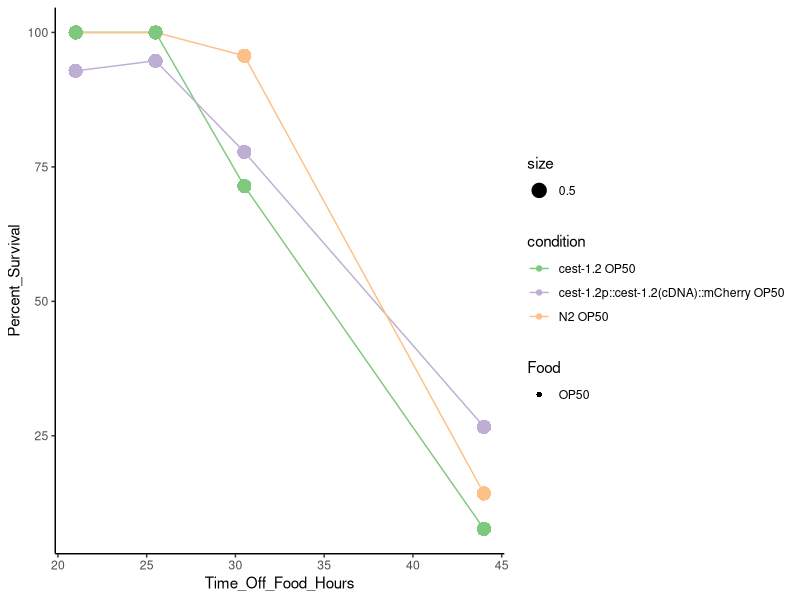
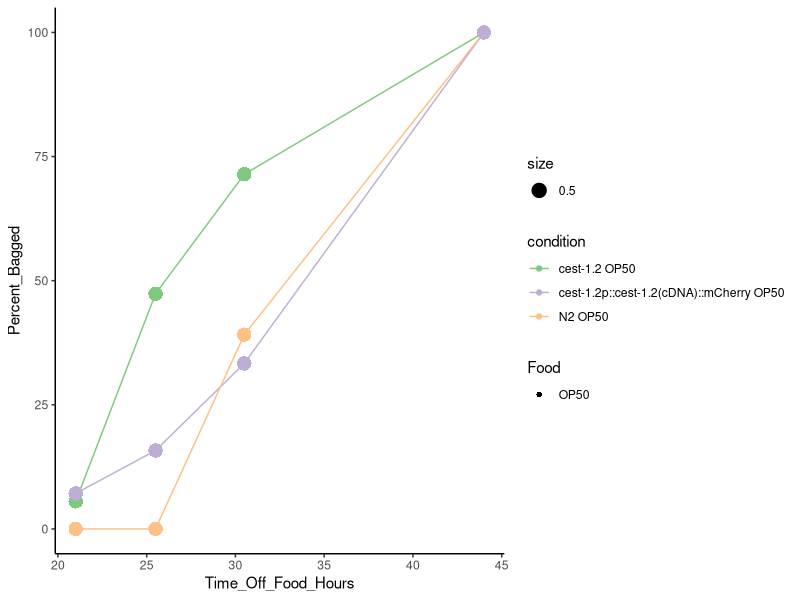

The R source for these figures, in order:
## ---- chunk 1
knitr::opts_chunk$set(echo = TRUE)
library(tidyverse)
library(patchwork)
library(ggbeeswarm)
library(kableExtra)
library(magrittr)
theme_set(theme_classic())
## ---- chunk 2
df <- read_csv('Starvation_Data.csv') %>%
  
mutate(Percent_Survival = ((100* Alive)/(Dead + Alive)), 
       Percent_Bagged = ((100* Bagged)/(Dead + Alive)),
       condition = (paste(Genotype, Food)))

## ---- chunk 3
(SurvivalPlot <- df %>%
  filter(Date_Started == "9/29/2022") %>%
  ggplot(aes(x = Time_Off_Food_Hours , color = condition, y = Percent_Survival)) +
  geom_line() +
  geom_point(aes(shape = Food, size = 0.5))+
  scale_color_brewer(palette = "Accent") +
  scale_fill_brewer(palette = "Accent"))
## ---- chunk 4
(BaggingPlot <- df %>%
  filter(Date_Started == "9/29/2022") %>%
  ggplot(aes(x = Time_Off_Food_Hours , color = condition, y = Percent_Bagged)) +
  geom_line() +
  geom_point(aes(shape = Food, size = 0.5))+
  scale_color_brewer(palette = "Accent") +
  scale_fill_brewer(palette = "Accent"))
